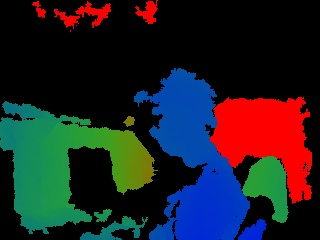
#> input picture Pose Estimation/frame2_2.jpg, 320 x 240 px
$ python alignement.py
#> lines starting #> are read from the running program, lines starting #| are printed output that depends on the picture
#> further down, image1 is the input picture: shape (240, 320, 3); mean B, G, R 37.9, 33.3, 31
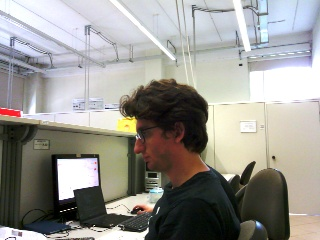
#> input picture Pose Estimation/frame2_1.jpg, 320 x 240 px
#> further down, image2 is the input picture: shape (240, 320, 3); mean B, G, R 145.2, 150.4, 151.8
# import the necessary packages
import numpy as np
import imutils
import cv2
def align_images(image, template, maxFeatures=500, keepPercent=0.2,
	debug=False):
	# convert both the input image and template to grayscale
#> called with maxFeatures = 500, keepPercent = 0.2, debug = False
	imageGray = cv2.cvtColor(image, cv2.COLOR_BGR2GRAY)
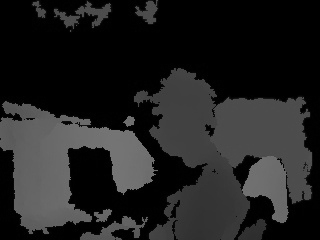
#> imageGray: shape (240, 320); min 0, max 124, mean 33.2
	templateGray = cv2.cvtColor(template, cv2.COLOR_BGR2GRAY)
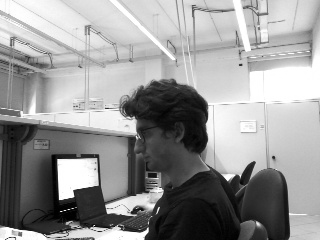
#> templateGray: shape (240, 320); min 0, max 255, mean 150.2

    	# use ORB to detect keypoints and extract (binary) local
	# invariant features
	orb = cv2.ORB_create(maxFeatures)
	(kpsA, descsA) = orb.detectAndCompute(imageGray, None)
#> kpsA = 431 keypoints; strongest (x, y, size): (155, 170, 31), (153, 172, 31), (75, 207, 31), (70, 149, 31)
	(kpsB, descsB) = orb.detectAndCompute(templateGray, None)
#> kpsB = 426 keypoints; strongest (x, y, size): (60, 198, 37.2), (72, 196, 31), (59, 199, 31), (58, 159, 31)
	# match the features
	method = cv2.DESCRIPTOR_MATCHER_BRUTEFORCE_HAMMING
	matcher = cv2.DescriptorMatcher_create(method)
	matches = matcher.match(descsA, descsB, None)
#> matches = 431 matches

    	# sort the matches by their distance (the smaller the distance,
	# the "more similar" the features are)
	matches = sorted(matches, key=lambda x:x.distance)
	# keep only the top matches
	keep = int(len(matches) * keepPercent)
#> keep = 86
	matches = matches[:keep]
#> matches = 86 matches
	# check to see if we should visualize the matched keypoints
	if debug:
		matchedVis = cv2.drawMatches(image, kpsA, template, kpsB,
			matches, None)
		matchedVis = imutils.resize(matchedVis, width=1000)
		cv2.imshow("Matched Keypoints", matchedVis)
		cv2.waitKey(0)

    # allocate memory for the keypoints (x, y)-coordinates from the
	# top matches -- we'll use these coordinates to compute our
	# homography matrix
	ptsA = np.zeros((len(matches), 2), dtype="float")
#> ptsA = 86 pairs, first value 0 to 0, second value 0 to 0
	ptsB = np.zeros((len(matches), 2), dtype="float")
#> ptsB = 86 pairs, first value 0 to 0, second value 0 to 0
	# loop over the top matches
	for (i, m) in enumerate(matches):
		# indicate that the two keypoints in the respective images
		# map to each other
		ptsA[i] = kpsA[m.queryIdx].pt
		ptsB[i] = kpsB[m.trainIdx].pt
#> this loop made 86 passes
#> after the loop, ptsA = 86 pairs, first value 69.12 to 270, second value 84.96 to 207; ptsB = 86 pairs, first value 58 to 253.2, second value 84.6 to 200

    	# compute the homography matrix between the two sets of matched
	# points
	(H, mask) = cv2.findHomography(ptsA, ptsB, method=cv2.RANSAC)
#> H = [[0.473, -1.95, 205.7], [0.239, -0.986, 103.6], [0.0023, -0.0095, 1]]; mask = 86 values, max 1 at index 0, min 0 at index 1, mean 0.244
	# use the homography matrix to align the images
	(h, w) = template.shape[:2]
#> h = 240; w = 320
	aligned = cv2.warpPerspective(image, H, (w, h))
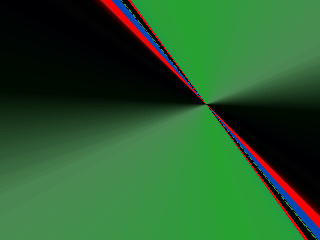
#> aligned: shape (240, 320, 3); mean B, G, R 44.7, 89.9, 41
	# return the aligned image
	return aligned

image1 = cv2.imread("frame2_2.jpg")

image2 = cv2.imread("frame2_1.jpg")

aligned = align_images(image1, image2)

# resize both the aligned and template images so we can easily
# visualize them on our screen
aligned = imutils.resize(aligned, width=700)
#> aligned: shape (525, 700, 3)
template = imutils.resize(image2, width=700)
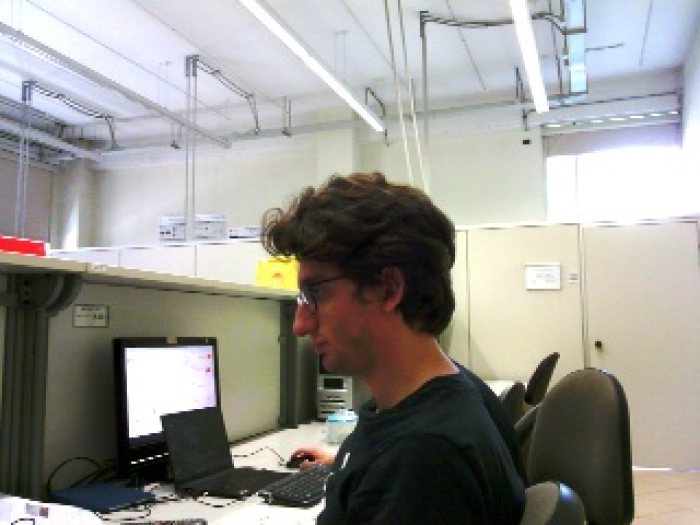
#> template: shape (525, 700, 3); mean B, G, R 145.2, 150.4, 151.8
# our first output visualization of the image alignment will be a
# side-by-side comparison of the output aligned image and the
# template
stacked = np.hstack([aligned, template])
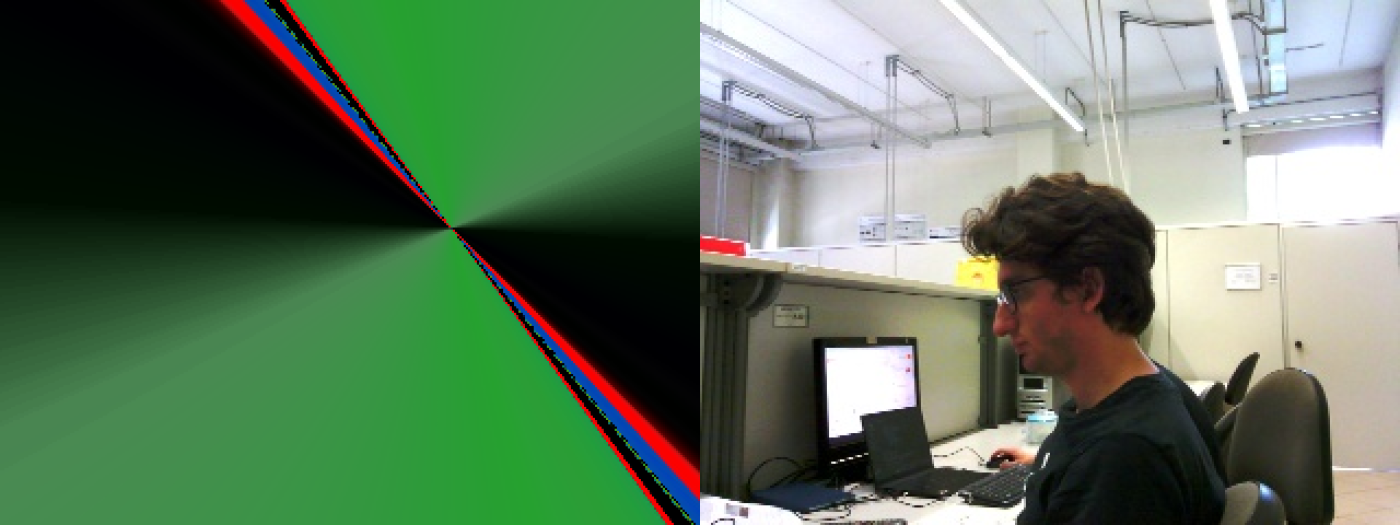
#> stacked: shape (525, 1400, 3); mean B, G, R 95, 120.2, 96.4

# our second image alignment visualization will be *overlaying* the
# aligned image on the template, that way we can obtain an idea of
# how good our image alignment is
overlay = template.copy()
output = aligned.copy()
cv2.addWeighted(overlay, 0.5, output, 0.5, 0, output)
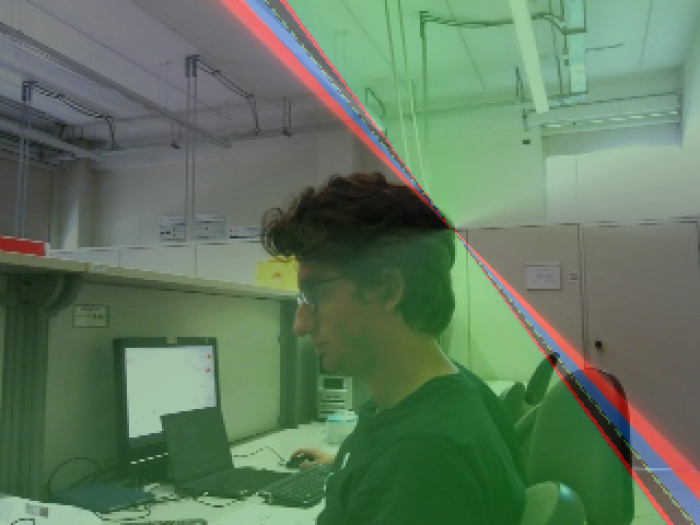
#> output: shape (525, 700, 3); mean B, G, R 95, 120.2, 96.4
# show the two output image alignment visualizations
cv2.imshow("Image Alignment Stacked", stacked)
cv2.imshow("Image Alignment Overlay", output)
cv2.waitKey(0)
